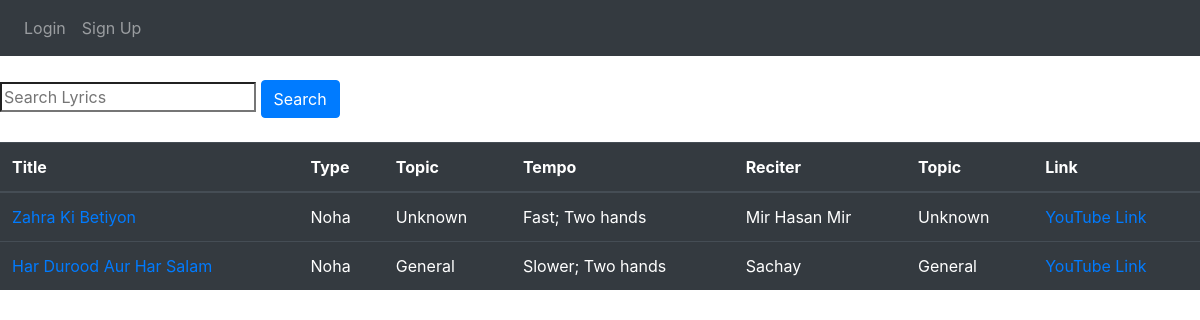
The app's page /lyrics with its own data.
### Website/models.py (models this page shows)
class Lyrics(db.Model):
    id = db.Column(db.Integer, primary_key=True)
    title = db.Column(db.String(1000), unique=True)
    content = db.Column(db.String(100000000), unique=True)
    typ = db.Column(db.String(100))
    reciter = db.Column(db.String(1000))
    date = db.Column(db.DateTime(timezone=True), default=func.now())
    user_id = db.Column(db.Integer, db.ForeignKey('user.id'))
    topic = db.Column(db.String(100))
    link = db.Column(db.String(5000), unique=True)
    tempo = db.Column(db.String(100))

### Website/views.py (the view)
@views.route('/lyrics')
def lyrics_page():
    lyrics = Lyrics.query.all()
    def make_link(title):
        return f"lyrics/{title.replace(' ', '-')}"
    def make_objlink(title):
        return title.replace(' ', '-')
    def make_title(linkedTitle):
        return linkedTitle.replace('-', ' ')
    if request.method == "GET":
        global searchcontent
        searchcontent = str(request.form.get('search'))
    return render_template('lyrics.html', user=current_user, lyrics=lyrics, makelink=make_link, maketitle=make_title, makeobjlink=make_objlink)

### Website/Templates/lyrics.html (shortened to what this page needs)
{% extends 'base.html' %}
{% block content %}
<br>
<div id="searchbar">
  <form method="GET">
    <input type="search" id="search" placeholder="Search Lyrics" name="search" style="size: 100em;"/>
    <button type="submit" class="btn btn-primary" id="searchbutton">
      <a href="/search-lyrics" id="searchhref" style="color: white">Search</a>
    </button>
  </form>
</div>
<br>
<div id="all-lyrics">
  <table class="table table-hover table-dark">
    <thead>
      <tr>
        <th scope="col">Title</th>
        <th scope="col">Type</th>
        <th scope="col">Topic</th>
        <th scope="col">Tempo</th>
        <th scope="col">Reciter</th>
        <th scope="col">Topic</th>
        <th scope="col">Link</th>
      </tr>
    </thead>
    <tbody>
      {% for lyric in lyrics %}
      <tr>
        <td><a href="{{ makelink(lyric.title) }}">{{ lyric.title }}</a></td>
        <td>{{ lyric.typ }}</td>
        <td>{{ lyric.topic }}</td>
        <td>{{ lyric.tempo }}</td>
        <td>{{ lyric.reciter }}</td>
        <td>{{ lyric.topic }}</td>
        <td>
          <a href="{{ lyric.link }}" target="_blank" rel="noreferrer noopener">
            {% if 'youtube' in lyric.link.lower() %}
            YouTube Link
            {% endif %}
          </a>
      </tr>
      {% endfor %}
    </tbody>
  </table>
</div>
{% endblock %}

### records on screen
Lyrics: title "Zahra Ki Betiyon", typ "Noha", topic "Unknown", tempo "Fast; Two hands", reciter "Mir Hasan Mir", shows "YouTube Link"
Lyrics: title "Har Durood Aur Har Salam", typ "Noha", topic "General", tempo "Slower; Two hands", reciter "Sachay", shows "YouTube Link"
